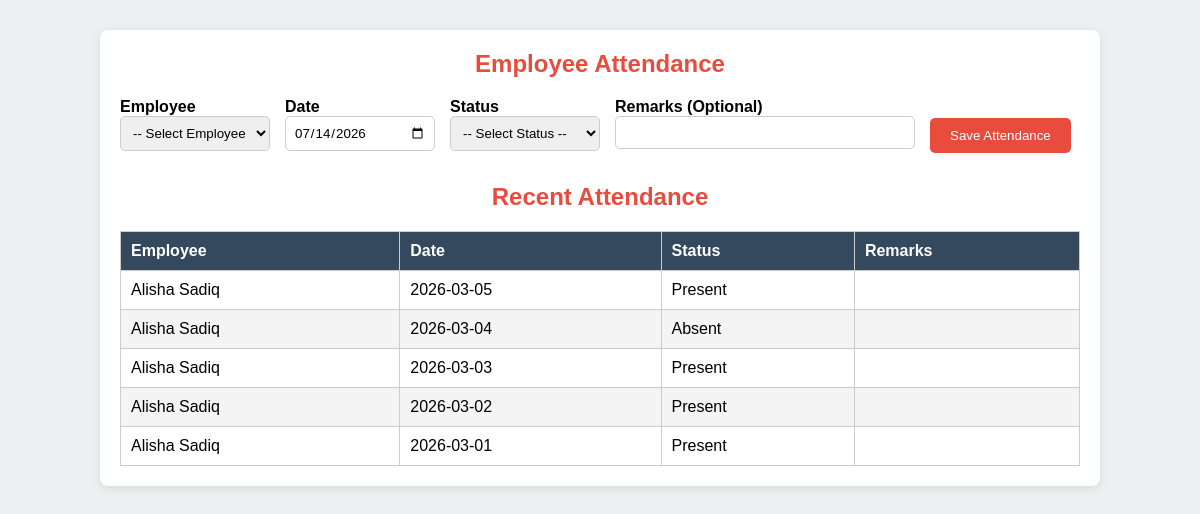
The page /employees/attendance.php on the database its author committed.
### tables this page shows
CREATE TABLE `employee_attendance` (
  `id` int(11) NOT NULL,
  `employee_id` int(11) NOT NULL,
  `attendance_date` date NOT NULL,
  `status` enum('Present','Absent','Leave') NOT NULL,
  `remarks` varchar(255) DEFAULT NULL
);

CREATE TABLE `employees` (
  `id` int(11) NOT NULL,
  `Name` varchar(100) NOT NULL,
  `Photo` varchar(255) NOT NULL,
  `Salary` decimal(10,2) NOT NULL,
  `Advance` decimal(10,2) DEFAULT 0.00,
  `Attendance` varchar(255) DEFAULT NULL,
  `id_card` varchar(50) DEFAULT NULL,
  `Phone` varchar(20) DEFAULT NULL,
  `Agreement_letter` varchar(255) DEFAULT NULL
);

### employees/attendance.php (the view, shortened to what this page needs)
<?php
$servername = "localhost";
$username = "root";
$password = "";
$database = "wedding_system";
$conn = new mysqli($servername, $username, $password, $database);
$attendance_list = $conn->query("SELECT ea.*, e.Name FROM employee_attendance ea
                                 JOIN employees e ON e.id = ea.employee_id
                                 ORDER BY attendance_date DESC LIMIT 10");
?>
<!DOCTYPE html>
<html lang="en">
<head>
<link href="https://cdnjs.cloudflare.com/ajax/libs/font-awesome/6.4.0/css/all.min.css" rel="stylesheet">
</head>
<body>
<div class="wrapper">
    <h2>Employee Attendance</h2>
    <form method="POST">
        <div style="flex:1;">
            <label>Employee</label>
            <select name="employee_id" required>
                <option value="">-- Select Employee --</option>
            </select>
        </div>
        <div style="flex:1;">
            <label>Date</label>
            <input type="date" name="attendance_date" value="<?php echo date('Y-m-d'); ?>" required>
        </div>
        <div style="flex:1;">
            <label>Status</label>
            <select name="status" required>
                <option value="">-- Select Status --</option>
            </select>
        </div>
        <div style="flex:2;">
            <label>Remarks (Optional)</label>
            <textarea name="remarks" rows="1"></textarea>
        </div>
        <div style="flex:1; align-self:flex-end;">
            <button type="submit" name="submit">Save Attendance</button>
        </div>
    </form>
    <h2>Recent Attendance</h2>
    <table>
        <thead>
            <tr>
                <th>Employee</th>
                <th>Date</th>
                <th>Status</th>
                <th>Remarks</th>
            </tr>
        </thead>
        <tbody>
            <?php
            if($attendance_list->num_rows > 0){
                while($row = $attendance_list->fetch_assoc()){
                    echo "<tr>
                            <td>".$row['Name']."</td>
                            <td>".$row['attendance_date']."</td>
                            <td>".$row['status']."</td>
                            <td>".$row['remarks']."</td>
                          </tr>";
                }
            }else{
                echo "<tr><td colspan='4'>No attendance records found</td></tr>";
            }
            ?>
        </tbody>
    </table>
</div>
</body>
</html>

### employees/attendance.php (style rules this page uses)
* { margin:0; padding:0; box-sizing:border-box; font-family: Arial, sans-serif; }
body { background:#ecf0f1; }
.wrapper { max-width:1000px; margin:30px auto; background:#fff; padding:20px; border-radius:8px; box-shadow:0 2px 8px rgba(0,0,0,0.1); }
h2 { text-align:center; margin-bottom:20px; color:#e74c3c; }
form { display:flex; flex-wrap:wrap; gap:15px; margin-bottom:30px; }
form label { flex-basis:100%; font-weight:bold; margin-bottom:5px; }
form input, form select, form textarea { padding:8px; width:100%; border:1px solid #ccc; border-radius:5px; }
form textarea { resize:none; }
form button { padding:10px 20px; background:#e74c3c; color:#fff; border:none; border-radius:5px; cursor:pointer; }
table { width:100%; border-collapse:collapse; background:#fff; }
table th, table td { padding:10px; border:1px solid #ccc; text-align:left; }
table th { background:#34495e; color:#fff; }
table tr:nth-child(even) { background:#f4f4f4; }

### rows shown on the page
employee_attendance: employee.Name "Alisha Sadiq", attendance_date "2026-03-05", status "Present"
employee_attendance: employee.Name "Alisha Sadiq", attendance_date "2026-03-04", status "Absent"
employee_attendance: employee.Name "Alisha Sadiq", attendance_date "2026-03-03", status "Present"
employee_attendance: employee.Name "Alisha Sadiq", attendance_date "2026-03-02", status "Present"
employee_attendance: employee.Name "Alisha Sadiq", attendance_date "2026-03-01", status "Present"
